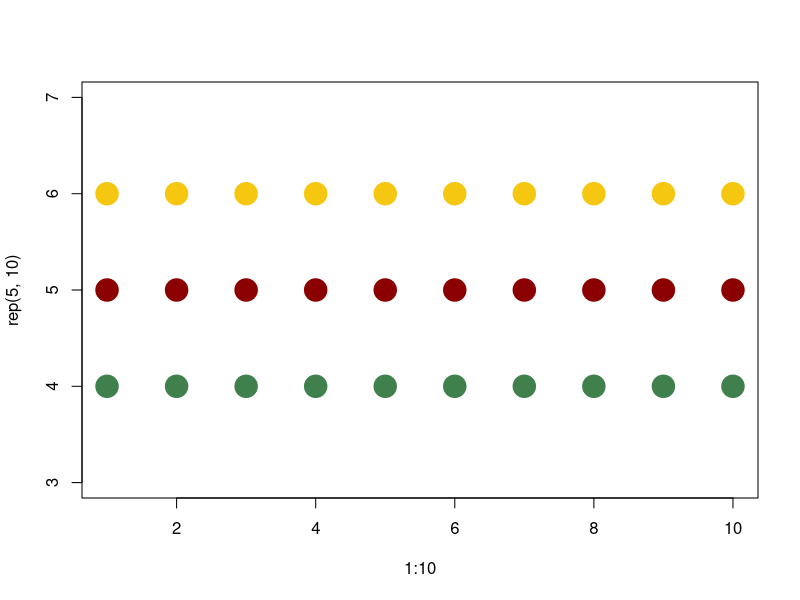
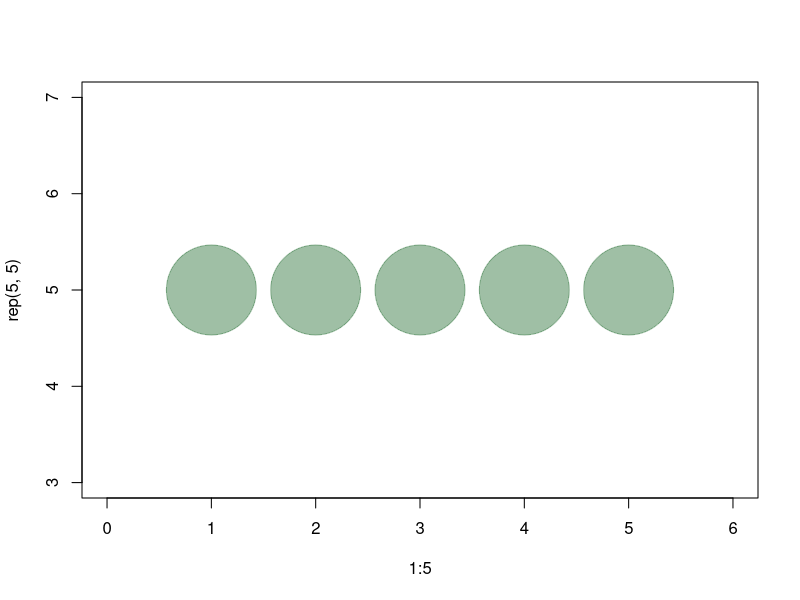
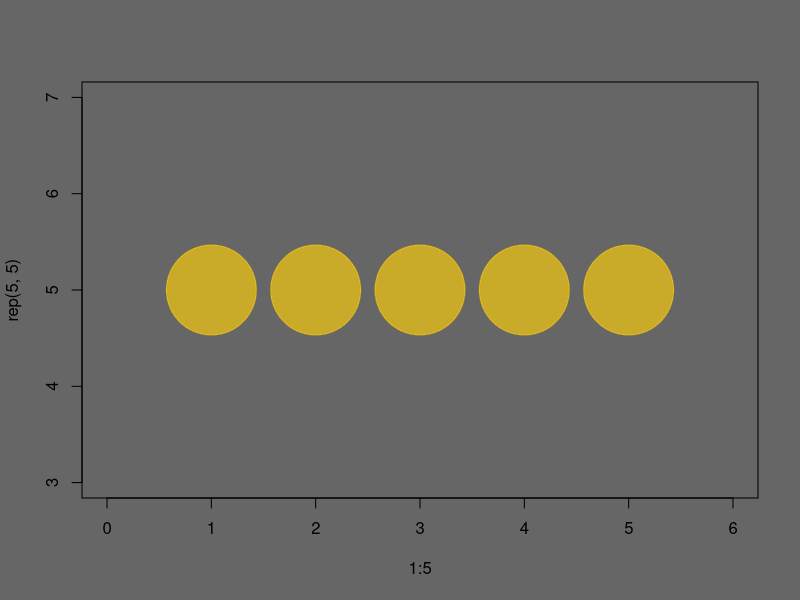
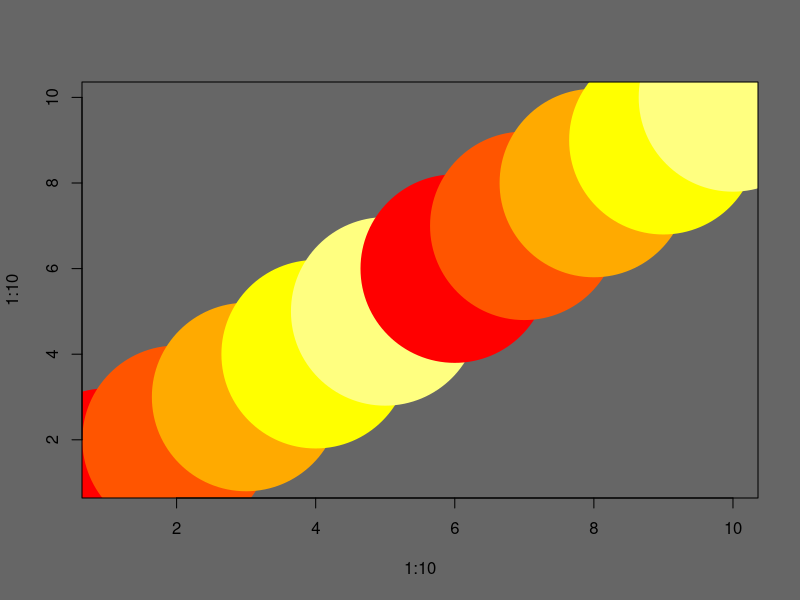
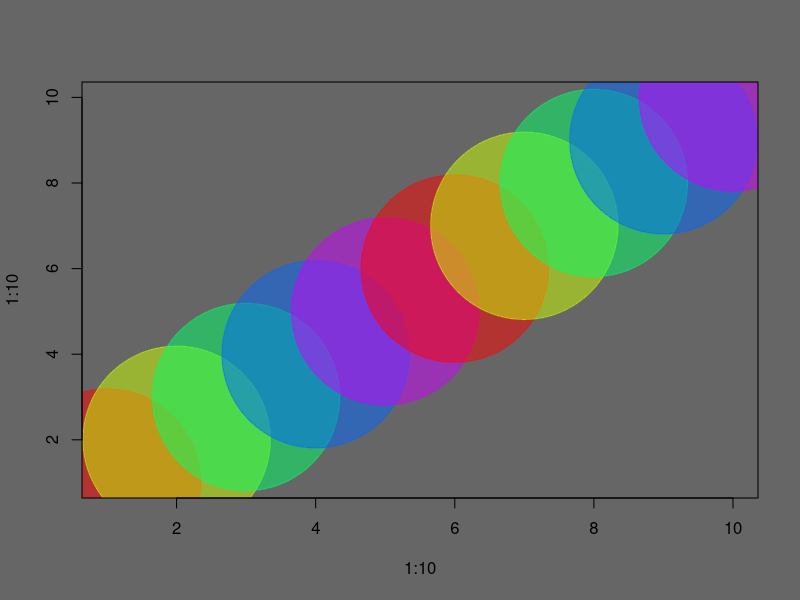
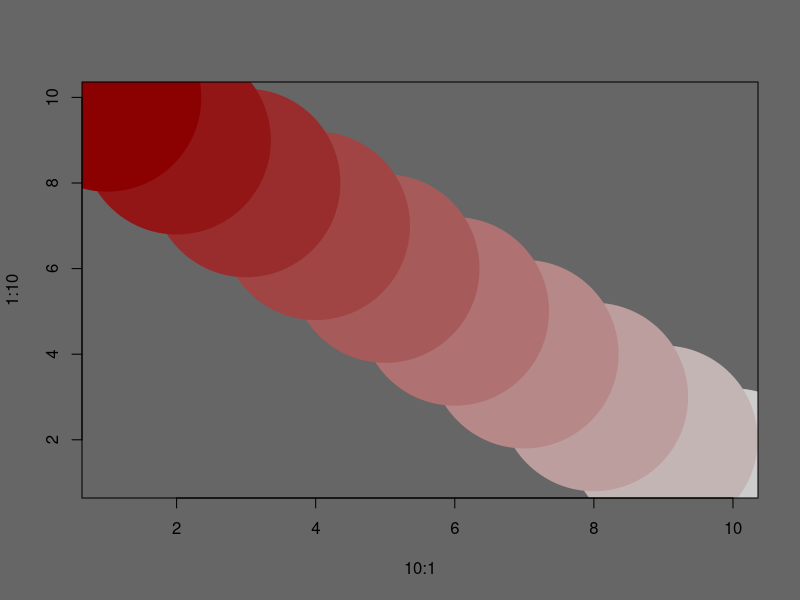
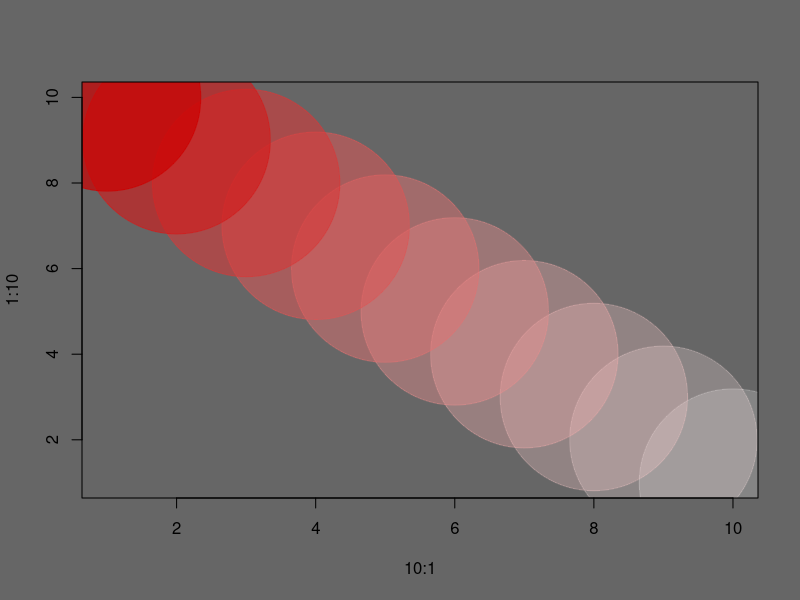

These charts were generated, in order, by the following R code:
# https://kateto.net/sunbelt2021#colors-in-r-plots

# pch = point symbol shape
# cex = point size
# col = color
plot(x = 1:10, y = rep(5, 10), pch = 19, cex = 3, col = "dark red")
points(x = 1:10, y = rep(6, 10), pch = 19, cex = 3, col = "557799")
points(x = 1:10, y = rep(4, 10), pch = 19, cex = 3, col = rgb(0.25, 0.5, 0.3))
# or 
# color can be set to 0-255 range like:
# col = rgb(10, 100, 100, maxColorValue=255)

# change opacity with alpha (0-1)
plot(x = 1:5, y = rep(5,5), pch = 19, cex = 12, col = rgb(0.25, 0.5, 0.3, alpha = 0.5), xlim = c(0,6))

# change background color
par(bg = "gray40")
col.tr <- grDevices::adjustcolor("557799", alpha = 0.7)
plot(x = 1:5, y = rep(5,5), pch = 19, cex = 12, col = col.tr, xlim = c(0,6))

# Get all color names with:
colors()
# get all color names that include "blue"
grep("blue", colors(), value = T)

# Can get palettes
pal1 <- heat.colors(5, alpha = 1) # get five colors, opague
pal2 <- rainbow(5, alpha = 0.5) # get five colors, transparent

plot(x = 1:10, y = 1:10, pch = 19, cex = 25, col = pal1) # colors repeat through the five colors chosen above
plot(x= 1:10, y = 1:10, pch = 19, cex = 25, col = pal2) # colors repeat through the five colors chosen above


#create our own gradients using colorRampPalette
palf <- colorRampPalette(c("gray80", "dark red")) # generates extremes of range, later called through a function
plot(x = 10:1, y = 1:10, pch = 19, cex = 25, col = palf(10)) # Call function with 10 stages of color

# Can add transparency by adding alpha parameter
palg <- colorRampPalette(c(rgb(1,1,1, .2), rgb(.8, 0, 0, .7)), alpha = TRUE) #set range from red to pink, with transparence changing from 0.2 to 0.7
plot(x = 10:1, y = 1:10, pch = 19, cex = 25, col = palg(10))

